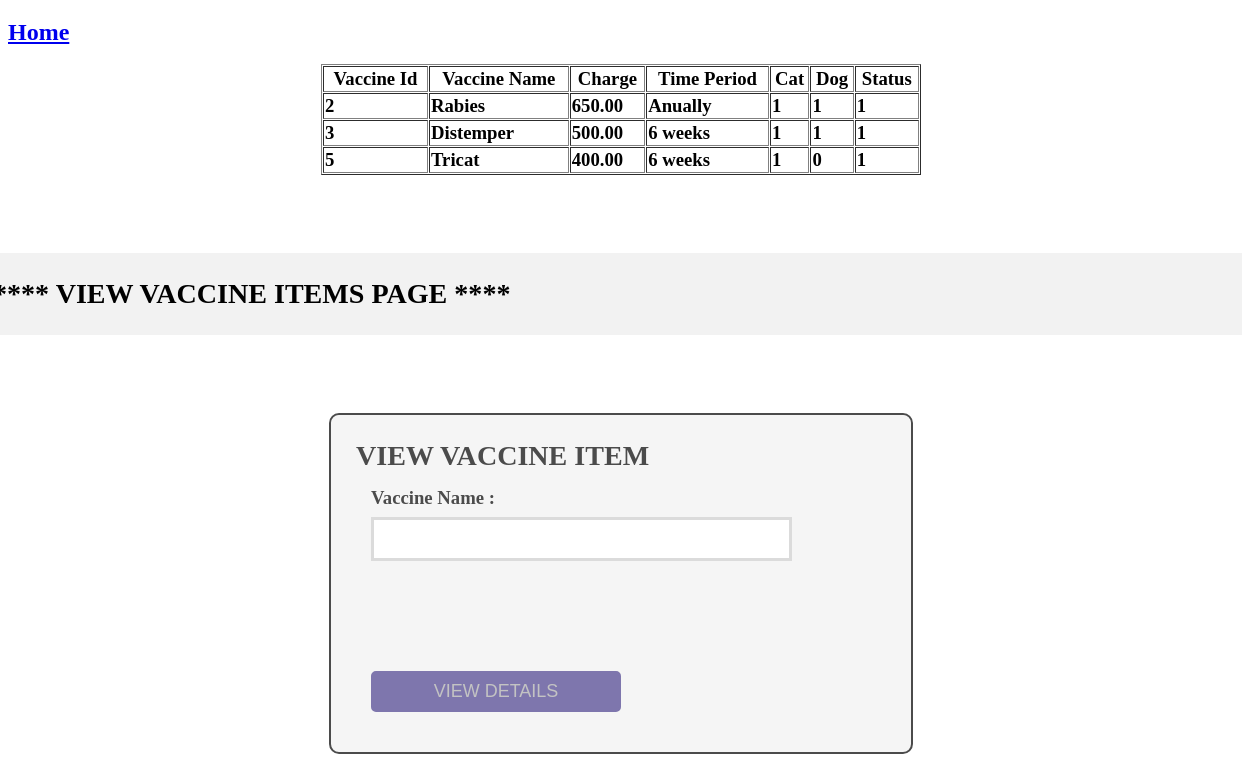
/Ranruwini/ViewVaccine.php, run on the app's committed database.
### tables this page shows
CREATE TABLE `vaccines` (
  `VaccineId` int(10) NOT NULL,
  `VaccineName` varchar(30) NOT NULL,
  `Charge` decimal(7,2) NOT NULL,
  `TimePeriod` varchar(20) NOT NULL,
  `Cat` tinyint(1) NOT NULL,
  `Dog` tinyint(1) NOT NULL,
  `Status` tinyint(1) NOT NULL
);

### Ranruwini/ViewVaccine.php (the view, shortened to what this page needs)
<?php
	if(isset($_POST['search'])){
	$VaccineToSearch = $_POST['vname'];
	$query = "select * from vaccines where VaccineName LIkE '%".$VaccineToSearch."%'";
	$search_Result = filterTable($query);
	}else{
		$query = "select * from vaccines";
		$search_Result = filterTable($query);
	}
	function filterTable($query){
		require_once('connection.php');
		$filter_Result = mysqli_query($con,$query);
		return $filter_Result;
	}
?>
<!DOCTYPE html>
<html>
<head>
<link rel="stylesheet" type="text/css" href="style.css">
</head>
<body>
	<span><h3 ><font size="5px"><a href = "../Home/MainHomeReceptionist.php">Home<a></font><h3></span>
	<table width="600" border="1" cellpadding="1" cellspacing="1" align="center">
	<tr>
	<th>Vaccine Id</th>
	<th>Vaccine Name</th>
	<th>Charge</th>
	<th>Time Period</th>
    <th>Cat</th>
	<th>Dog</th>
	<th>Status</th>
	</tr>
<?php
	while($row = mysqli_fetch_array($search_Result)) :?>
	   <tr>
	       <td><?php echo $row['VaccineId'];?></td>
	       <td><?php echo $row['VaccineName'];?></td>
	       <td><?php echo $row['Charge'];?></td>
		   <td><?php echo $row['TimePeriod'];?></td>
		   <td><?php echo $row['Cat'];?></td>
		   <td><?php echo $row['Dog'];?></td>
		   <td><?php echo $row['Status'];?></td>
	   </tr>
<?php endwhile;?>
	</table>
			<h2 ><marquee direction="right">**** VIEW VACCINE ITEMS PAGE ****</marquee></h2>
	<form action="ViewVaccine.php" method="POST" >
	<div id="form_layout">
	   <h2> VIEW VACCINE ITEM </h2>
	   <label>Vaccine Name :</label>
	   <input type='text'  id='title1' name="vname" pattern="[a-zA-Z]{1,}" title="Please enter letters only" ><br/>
	   <br/>
    <input type='submit' name="search" value='VIEW DETAILS'/>
	</div>
	</form>
</body>
</html>

### Ranruwini/style.css (style rules this page uses)
h2 { font-color:white; background-color:#f2f2f2; text-align:left; border-radius: 10px 10px 0 0; margin: -10px -40px; padding: 25px; }
#form_layout { position:center; left:800px; max-width:500px; background-color: #f2f2f2; border-radius: 10px; border: 2px solid black; padding: 10px 40px 25px; margin: auto; opacity : .7; }
input[type=text],#title1,#title2,#title3 { width:80%; padding: 10px; margin-top: 8px; border: 3px solid #ccc; padding-left: 5px; font-size: 16px; font-family:raleway; font-size:bold; }
input[type=submit] { width: 50%; background-color:DARKSLATEBLUE; color: #AAAAAA; border: 2px solid DARKSLATEBLUE; padding: 8px; font-size:18px; cursor:pointer; border-radius: 5px; margin-bottom: 15px; }

### Ranruwini/ViewVaccine.php (style rules this page uses)
body { background:url(images/animals.jpg); background-size:100% 135%; background-repeat:no-repeat; }

### data on the page
vaccines: VaccineId "2", VaccineName "Rabies", Charge "650.00", TimePeriod "Anually", Cat "1", Dog "1", Status "1"
vaccines: VaccineId "3", VaccineName "Distemper", Charge "500.00", TimePeriod "6 weeks", Cat "1", Dog "1", Status "1"
vaccines: VaccineId "5", VaccineName "Tricat", Charge "400.00", TimePeriod "6 weeks", Cat "1", Dog "0", Status "1"
